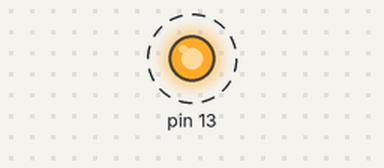
Bench run of a sketch on a simulated Arduino Uno, built with avr-gcc and run on an emulated ATmega328P. Parts: output pins drawn as LEDs (lit = HIGH). Dashed ring = blinking.

Above: at 0.1 s.
Timing chart, 0 to 3.0 s (numbered marks = the images above):
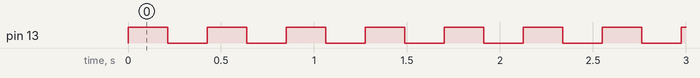

Measured:
- by itself, pin 13: alternates HIGH for 0.21 s and LOW for 0.21 s

The sketch:

Ex6.ino
```cpp
void NewDelay (unsigned long mSecondsApx);

void setup()
{
    unsigned char *portDDRB;
    portDDRB = (unsigned char *) 0x24;
    *portDDRB |= 0x20;
}

void loop ()
{
    unsigned char *portB;
    portB = (unsigned char *) 0x25;

    *portB |= 0x20;
    NewDelay (100);
    *portB &= 0xDF;
    NewDelay (100);
}

void NewDelay (unsigned long mSecondsApx)
{
    volatile unsigned long i;
    unsigned char j = 0;
    unsigned long endTime = 1000 * mSecondsApx;  // Need to lengthen time

    i = 0;
    while (j == 0)  // Needs to be check not assignment (was "=")
    {
        i++;
        if (i == endTime)  // Also needs to be check
        {
           j = 1;
        }
    }
}
```
